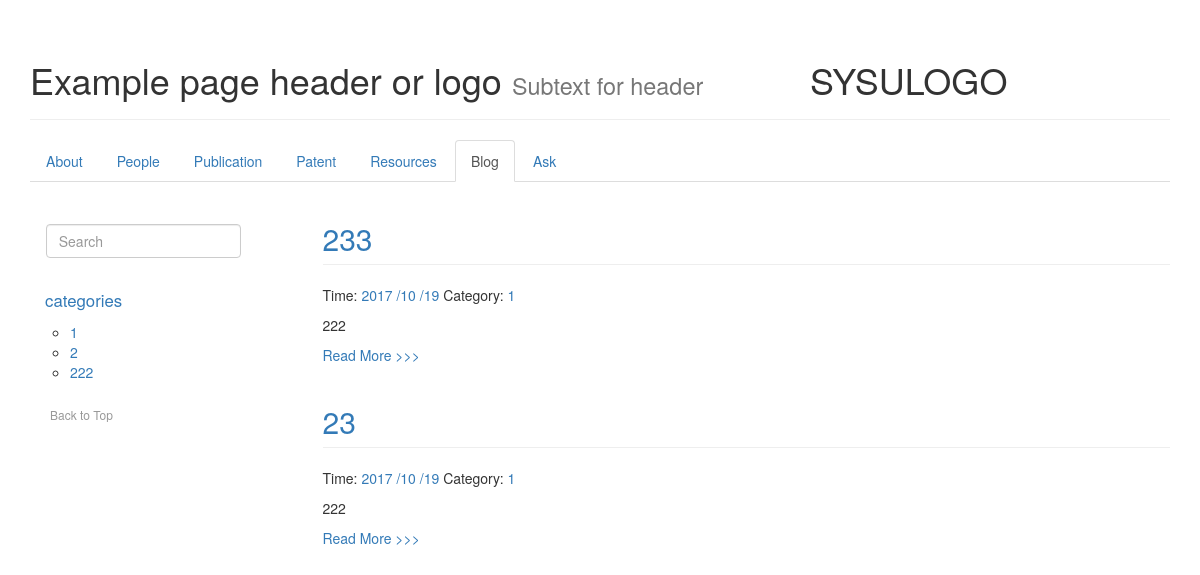
/blog/tag/1/, run on the app's committed database.
### IMS/models.py (models this page shows, shortened)
class blog(models.Model):
    title=models.CharField(max_length=100)
    category = models.CharField(max_length=50, blank=True)
    date_time = models.DateTimeField(auto_now_add=True,null=True)
    content = models.TextField(null=True)
    class Meta:
        ordering = ['-date_time']

### IMS/views.py (the view)
# urls.py: url(r'^blog/tag/(?P<tag>\w+)/$', IMSview.blogTag, name='blogTag'),
def blogTag(request, tag):
    categories = blog.objects.all().values('category').distinct().order_by('category')
    try:
        postList = blog.objects.filter(category__iexact=tag)  # contains
    except blog.DoesNotExist:
        raise Http404
    return render(request, 'blogTag.html', {'post_list': postList,'categories':categories})

### templates/blogTag.html (shortened to what this page needs)
{% extends "base.html" %}
{% load markdown_deux_tags %}
{% block content %}
    <ul class="nav nav-tabs" role="tablist">
        <li role="presentation"><a href="/">About</a></li>
        <li role="presentation"><a href="/people/">People</a></li>
        <li role="presentation"><a href="/publication/" role="tab">Publication</a></li>
        <li role="presentation"><a href="#messages" role="tab">Patent</a></li>
        <li role="presentation"><a href="#settings">Resources</a></li>
        <li role="presentation" class="active"><a href="/blog/">Blog</a></li>
        <li role="presentation"><a href="#settings">Ask</a></li>
    </ul>
    <div class="row">
        <div class="col-md-3">
            <div class="row-toolbar" style="margin-top:16%; margin-left:6%;">
                <form class="form-inline" action="/blog/search/" method="get">
                    <div class="form-group">
                        <input type="text" class="form-control" placeholder="Search" name="search">
                    </div>
                </form>
            </div>
            <nav class="hidden-print hidden-xs hidden-sm">
                <ul class="nav bs-docs-sidenav">
                    <li>
                        <a href="#top" style="font-size:120%">categories</a>
                        <ul>
                            {% for item in categories %}
                            <li><a href="/blog/tag/{{ item.category }}">{{ item.category }}</a></li>
                            {% endfor %}
                        </ul>
                    </li>
                </ul>
                <a class="back-to-top" href="#top">
                    Back to Top
                </a>
            </nav>
        </div>
        <div class="posts col-md-9">
            {% for post in post_list %}
                <section class="post">
                    <header class="post-header">
                        <h2 class="post-title page-header"><a
                                href="{% url "blogDetail" id=post.id %}">{{ post.title }}</a></h2>
                        <p class="post-meta">
                            Time: <a class="post-author" href="#">{{ post.date_time |date:"Y /m /d" }}</a>
                            Category: <a class="post-category post-category-js"
                                href="{% url "blogTag" tag=post.category %}">{{ post.category|title }}</a>
                        </p>
                    </header>
                    <div class="post-description">
                        <p>
                            {{ post.content|markdown:'recipe'|truncatewords_html:10|striptags }}
                        </p>
                    </div>
                    <a class="pure-button" href="{% url "blogDetail" id=post.id %}">Read More >>> </a>
                </section>
            {% endfor %}
        </div>
    </div>
{% endblock %}

### data on the page
blog: title "233", date_time "2017 /10 /19", category "1", content "222"
blog: title "23", date_time "2017 /10 /19", category "1", content "222"

### other printed values
{{ item.category }} "1" "2" "222"
